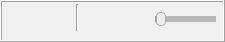
        <widget class="QFrame" name="Toolbar_frame_2">
         <property name="sizePolicy">
          <sizepolicy hsizetype="Preferred" vsizetype="Fixed">
           <horstretch>0</horstretch>
           <verstretch>0</verstretch>
          </sizepolicy>
         </property>
         <property name="maximumSize">
          <size>
           <width>16777215</width>
           <height>70</height>
          </size>
         </property>
         <property name="styleSheet">
          <string notr="true">background-color: rgb(240, 240, 240);</string>
         </property>
         <property name="frameShape">
          <enum>QFrame::Box</enum>
         </property>
         <property name="frameShadow">
          <enum>QFrame::Raised</enum>
         </property>
         <property name="lineWidth">
          <number>1</number>
         </property>
         <property name="midLineWidth">
          <number>0</number>
         </property>
         <widget class="QToolButton" name="Pan_toolButton_2">
          <property name="enabled">
           <bool>false</bool>
          </property>
          <property name="geometry">
           <rect>
            <x>80</x>
            <y>5</y>
            <width>31</width>
            <height>28</height>
           </rect>
          </property>
          <property name="cursor">
           <cursorShape>ArrowCursor</cursorShape>
          </property>
          <property name="toolTip">
           <string>Pan</string>
          </property>
          <property name="autoFillBackground">
           <bool>false</bool>
          </property>
          <property name="text">
           <string/>
          </property>
          <property name="icon">
           <iconset>
            <normaloff>Icons/pan.png</normaloff>Icons/pan.png</iconset>
          </property>
          <property name="iconSize">
           <size>
            <width>25</width>
            <height>25</height>
           </size>
          </property>
          <property name="checkable">
           <bool>true</bool>
          </property>
          <property name="autoExclusive">
           <bool>false</bool>
          </property>
          <property name="toolButtonStyle">
           <enum>Qt::ToolButtonIconOnly</enum>
          </property>
          <property name="autoRaise">
           <bool>true</bool>
          </property>
         </widget>
         <widget class="QToolButton" name="Fit_toolButton_2">
          <property name="enabled">
           <bool>false</bool>
          </property>
          <property name="geometry">
           <rect>
            <x>40</x>
            <y>5</y>
            <width>31</width>
            <height>28</height>
           </rect>
          </property>
          <property name="toolTip">
           <string>Zoom to Extent</string>
          </property>
          <property name="text">
           <string/>
          </property>
          <property name="icon">
           <iconset>
            <normaloff>Icons/zoom-extent.png</normaloff>Icons/zoom-extent.png</iconset>
          </property>
          <property name="checkable">
           <bool>false</bool>
          </property>
          <property name="autoExclusive">
           <bool>true</bool>
          </property>
          <property name="autoRaise">
           <bool>true</bool>
          </property>
         </widget>
         <widget class="QToolButton" name="Swipe_toolButton_2">
          <property name="enabled">
           <bool>false</bool>
          </property>
          <property name="geometry">
           <rect>
            <x>115</x>
            <y>5</y>
            <width>31</width>
            <height>28</height>
           </rect>
          </property>
          <property name="toolTip">
           <string>Swipe</string>
          </property>
          <property name="text">
           <string notr="true"/>
          </property>
          <property name="icon">
           <iconset>
            <normaloff>Icons/mapswipetool.png</normaloff>Icons/mapswipetool.png</iconset>
          </property>
          <property name="checkable">
           <bool>true</bool>
          </property>
          <property name="autoExclusive">
           <bool>false</bool>
          </property>
          <property name="autoRaise">
           <bool>true</bool>
          </property>
         </widget>
         <widget class="QToolButton" name="SideBySide_pushButton_2">
          <property name="enabled">
           <bool>false</bool>
          </property>
          <property name="geometry">
           <rect>
            <x>5</x>
            <y>5</y>
            <width>31</width>
            <height>28</height>
           </rect>
          </property>
          <property name="cursor">
           <cursorShape>ArrowCursor</cursorShape>
          </property>
          <property name="toolTip">
           <string>View</string>
          </property>
          <property name="whatsThis">
           <string/>
          </property>
          <property name="autoFillBackground">
           <bool>false</bool>
          </property>
          <property name="text">
           <string/>
          </property>
          <property name="icon">
           <iconset>
            <normaloff>Icons/view.png</normaloff>Icons/view.png</iconset>
          </property>
          <property name="iconSize">
           <size>
            <width>25</width>
            <height>25</height>
           </size>
          </property>
          <property name="checkable">
           <bool>false</bool>
          </property>
          <property name="autoExclusive">
           <bool>true</bool>
          </property>
          <property name="toolButtonStyle">
           <enum>Qt::ToolButtonIconOnly</enum>
          </property>
          <property name="autoRaise">
           <bool>true</bool>
          </property>
         </widget>
         <widget class="Line" name="line_3">
          <property name="geometry">
           <rect>
            <x>75</x>
            <y>4</y>
            <width>5</width>
            <height>27</height>
           </rect>
          </property>
          <property name="styleSheet">
           <string notr="true">color: rgba(255, 255, 255, 0);</string>
          </property>
          <property name="orientation">
           <enum>Qt::Vertical</enum>
          </property>
         </widget>
         <widget class="QSlider" name="Transparency_slider_2">
          <property name="enabled">
           <bool>false</bool>
          </property>
          <property name="geometry">
           <rect>
            <x>155</x>
            <y>12</y>
            <width>61</width>
            <height>15</height>
           </rect>
          </property>
          <property name="toolTip">
           <string>Transparency</string>
          </property>
          <property name="layoutDirection">
           <enum>Qt::LeftToRight</enum>
          </property>
          <property name="styleSheet">
           <string notr="true">QSlider::groove:horizontal {
border: 1px solid #bbb;
background: white;
height: 4px;
border-radius: 4px;
}
QSlider::handle:horizontal {
background-color: darkgray;
border: 1px solid #777;
width: 8px;
margin-top: -5px;
margin-bottom: -5px;
}
QSlider::sub-page:horizontal {
background: qlineargradient(x1: 0, y1: 0,    x2: 0, y2: 1,
    stop: 0 #008080, stop: 1 #66e);
background: qlineargradient(x1: 0, y1: 0.2, x2: 1, y2: 1,
    stop: 0 #008080, stop: 1 #bbf);
border: 1px solid #777;
height: 10px;
border-radius: 4px;
}
QSlider::sub-page:horizontal:disabled {
background: #B8B8B8;
border-color: #999;
}

QSlider::add-page:horizontal:disabled {
background: #B8b8b8;
border-color: #999;
}

QSlider::handle:horizontal:disabled {
background: #eee;
border: 1px solid #aaa;
border-radius: 4px;
}</string>
          </property>
          <property name="maximum">
           <number>100</number>
          </property>
          <property name="singleStep">
           <number>1</number>
          </property>
          <property name="pageStep">
           <number>1</number>
          </property>
          <property name="value">
           <number>0</number>
          </property>
          <property name="sliderPosition">
           <number>0</number>
          </property>
          <property name="orientation">
           <enum>Qt::Horizontal</enum>
          </property>
         </widget>
         <widget class="QToolButton" name="SingleView_pushButton_2">
          <property name="enabled">
           <bool>false</bool>
          </property>
          <property name="geometry">
           <rect>
            <x>5</x>
            <y>5</y>
            <width>31</width>
            <height>28</height>
           </rect>
          </property>
          <property name="cursor">
           <cursorShape>ArrowCursor</cursorShape>
          </property>
          <property name="toolTip">
           <string>View</string>
          </property>
          <property name="whatsThis">
           <string/>
          </property>
          <property name="autoFillBackground">
           <bool>false</bool>
          </property>
          <property name="text">
           <string/>
          </property>
          <property name="icon">
           <iconset>
            <normaloff>Icons/view.png</normaloff>Icons/view.png</iconset>
          </property>
          <property name="iconSize">
           <size>
            <width>25</width>
            <height>25</height>
           </size>
          </property>
          <property name="checkable">
           <bool>false</bool>
          </property>
          <property name="autoExclusive">
           <bool>true</bool>
          </property>
          <property name="toolButtonStyle">
           <enum>Qt::ToolButtonIconOnly</enum>
          </property>
          <property name="autoRaise">
           <bool>true</bool>
          </property>
         </widget>
        </widget>
